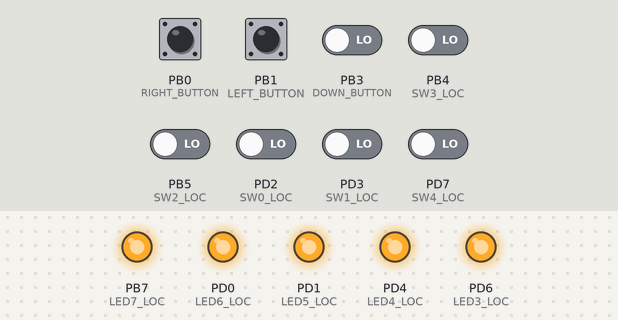
Bench run of a program on a simulated ATmega32U4, built with avr-gcc and emulated at 1.6 MHz. On the bench: output pins drawn as LEDs (lit = HIGH). Dashed ring = blinking. The test bench sets the inputs (shaded band); at power-on: PB0 (RIGHT_BUTTON), PB1 (LEFT_BUTTON), PB3 (DOWN_BUTTON), PB4 (SW3_LOC), PB5 (SW2_LOC), PD2 (SW0_LOC), PD3 (SW1_LOC), PD7 (SW4_LOC) LOW.

Above: at 0.1 s.
At 10.8 s:
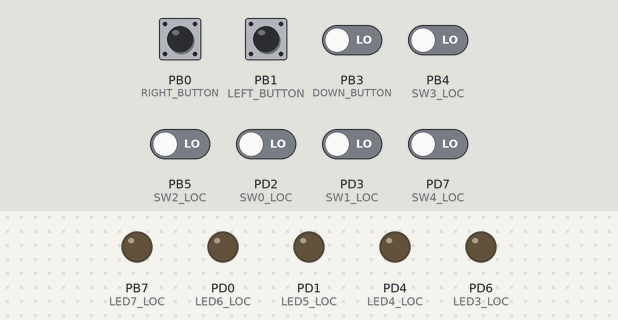
10.9 s: PB0 (RIGHT_BUTTON) pulled HIGH for 0.25 s
At 11.8 s:
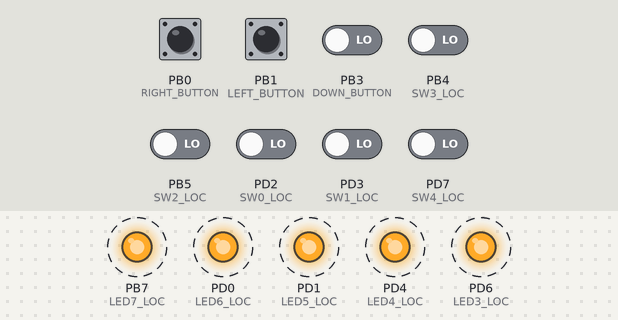
14.1 s: PB1 (LEFT_BUTTON) pulled HIGH for 1 s
Timing chart, 0 to 26.4 s (numbered marks = the images above; inputs shaded):
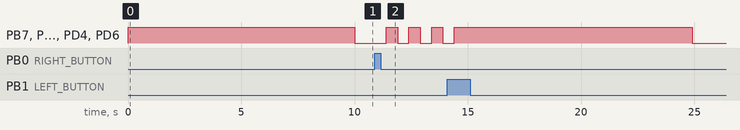

Measured:
- after the input at 10.9 s, PB7 (LED7_LOC), PD0 (LED6_LOC), PD1 (LED5_LOC), PD4 (LED4_LOC), PD6 (LED3_LOC): alternates HIGH for 0.50 s and LOW for 0.50 s, starting after 0.50 s

The program:

main.c
```c
/*
 * Lab3.c
 *
 * Created: 2/8/2020 1:02:58 PM
 * Author : Jacob
 */

#define F_CPU 1600000UL
#include <avr/io.h>
#include <stdint.h>
#include <stdio.h>
#include <stdbool.h>
#include <stdlib.h>
#include <time.h>
#include <util/delay.h>


#define SW4_LOC 7
#define SW3_LOC 4
#define SW2_LOC 5
#define SW1_LOC 3
#define SW0_LOC 2

#define LED7_LOC 7
#define LED6_LOC 0
#define LED5_LOC 1
#define LED4_LOC 4
#define LED3_LOC 6

#define DOWN_BUTTON 3
#define UP_BUTTON 2
#define LEFT_BUTTON 1
#define RIGHT_BUTTON 0

/***** PART 1 ******/

void configure_switches() {
	DDRD &= ~((1<<SW4_LOC) | (1<<SW1_LOC) | (1<<SW0_LOC));
	PORTD &= ~((1<<SW4_LOC) | (1<<SW1_LOC) | (1<<SW0_LOC));

	DDRB &= ~((1<<SW3_LOC) | (1<<SW2_LOC));
	PORTB &= ~((1<<SW3_LOC) | (1<<SW2_LOC));

}


int8_t get_switches() {
	int8_t result = 0;
	if (PIND & (1<<SW0_LOC))
	result |= (1<<0);
	if (PIND & (1<<SW1_LOC))
	result |= (1<<1);
	if (PINB & (1<<SW2_LOC))
	result |= (1<<2);
	if (PINB & (1<<SW3_LOC))
	result |= (1<<3);
	if (PIND & (1<<SW4_LOC))
	result |= (1<<4);

	return result;
}

void configure_leds() {
	DDRB |= (1<<LED7_LOC);
	DDRD |= ((1<<LED6_LOC) | (1<<LED5_LOC) | (1<<LED4_LOC) | (1<<LED3_LOC));

}

void output_to_leds(int8_t value) {
	if (value & (1<<4))
	PORTB |= (1<<LED7_LOC);
	else
	PORTB &= ~(1<<LED7_LOC);
	if (value & (1<<3))
	PORTD |= (1<<LED6_LOC);
	else
	PORTD &= ~(1<<LED6_LOC);
	if (value & (1<<2))
	PORTD |= (1<<LED5_LOC);
	else
	PORTD &= ~(1<<LED5_LOC);
	if (value & (1<<1))
	PORTD |= (1<<LED4_LOC);
	else
	PORTD &= ~(1<<LED4_LOC);
	if (value & (1<<0))
	PORTD |= (1<<LED3_LOC);
	else
	PORTD &= ~(1<<LED3_LOC);

}

/****** PART 2 *******/


// down button driver

void configure_down_button()
{
	DDRB &=~(1<<DOWN_BUTTON);//Set the pin for DOWN as an input with no pull-up
}
_Bool down_button_is_pressed()
{
	return (PINB&(1<<DOWN_BUTTON));//return true only if the down button is pressed
}
_Bool down_button_is_released()
{
	return !down_button_is_pressed();//return true only if the down button is released
}

//up button driver

void configure_up_button()
{
	DDRB &=~(1<<UP_BUTTON);//Set the pin for DOWN as an input with no pull-up
}
_Bool up_button_is_pressed()
{
	return (PINB&(1<<UP_BUTTON));//return true only if the down button is pressed
}
_Bool up_button_is_released()
{
	return !up_button_is_pressed();//return true only if the down button is released
}

//right button driver

void configure_right_button()
{
	DDRB &=~(1<<RIGHT_BUTTON);//Set the pin for DOWN as an input with no pull-up
}
_Bool right_button_is_pressed()
{
	return (PINB&(1<<RIGHT_BUTTON));//return true only if the down button is pressed
}
_Bool right_button_is_released()
{
	return !right_button_is_pressed();//return true only if the down button is released
}

void wait_for_right_button_press()
{
	while(right_button_is_released());//returns back to caller only when down button is pressed
}


//left button driver

void configure_left_button()
{
	DDRB &=~(1<<LEFT_BUTTON);//Set the pin for DOWN as an input with no pull-up
}
_Bool left_button_is_pressed()
{
	return (PINB&(1<<LEFT_BUTTON));//return true only if the down button is pressed
}
_Bool left_button_is_released()
{
	return !left_button_is_pressed();//return true only if the down button is released
}

_Bool wait_for_down_button_press() {

	static int8_t state_down = 0;
	_Bool result = false;
	if (state_down==0) {
		if (down_button_is_pressed()){
			state_down = 1;
			result = true;
		}
	}
	else if (state_down == 1) {
		if (down_button_is_released()){
			state_down = 0;
		}
	}
	else {
		state_down = 0;
	}
	return result;
}

_Bool wait_for_up_button_press() {

	static int8_t state_up = 0;
	_Bool result = false;
	if (state_up==0) {
		if (up_button_is_pressed()){
			state_up = 1;
			result = true;
		}
	}
	else if (state_up == 1) {
		if (up_button_is_released()){
			state_up = 0;
		}
	}
	else {
		state_up = 0;
	}
	return result;
}


_Bool wait_for_left_button_press() {

	static int8_t state_left = 0;
	_Bool result = false;
	if (state_left==0) {
		if (left_button_is_pressed()){
			state_left = 1;
			result = true;
		}
	}
	else if (state_left == 1) {
		if (left_button_is_released()){
			state_left = 0;
		}
	}
	else {
		state_left = 0;
	}
	return result;
}

int8_t dec_to_bin(int8_t dec_num) {

	int8_t binaryNum[8];
	int8_t i = 0;
	while (dec_num > 0) {
		binaryNum[i] = dec_num % 2;
		dec_num /= 2;
		i++;
	}


	return (int8_t)binaryNum;

}

void wrong() {

	while(1) {
		_delay_ms(500);
		output_to_leds(31);
		_delay_ms(500);
		output_to_leds(0);
		if (wait_for_left_button_press()) {
			return;
		}
	}

}


int main(void)
{
	configure_leds();
	configure_switches();
	configure_down_button();
	configure_left_button();
	configure_up_button();
	configure_right_button();


	int8_t array[] = {31, 4, 15, 9, 26, 5, 3, 5, 8, 9, 7, 9, 3, 23, 8, 4, 6, 26, 4, 3, 3, 8, 3, 27, 9, 5, 28, 8, 4, 19, 7, 16, 9, 3, 9, 9, 3, 7, 5, 10, 5, 8, 20, 9, 7 };
	int i= 0;
		while (1)
		{
			if (wait_for_down_button_press()){
				break;
			}


			output_to_leds(array[i]);
			_delay_ms(10000);
			output_to_leds(0);
			wait_for_right_button_press();
			if (get_switches() != array[i]){
				wrong();
				i=0;
			}
			else {
				output_to_leds(31);
				_delay_ms(10000);
				i++;
			}

			//printf("%d", VALUE);


		}
		output_to_leds(0);

}


	
```
